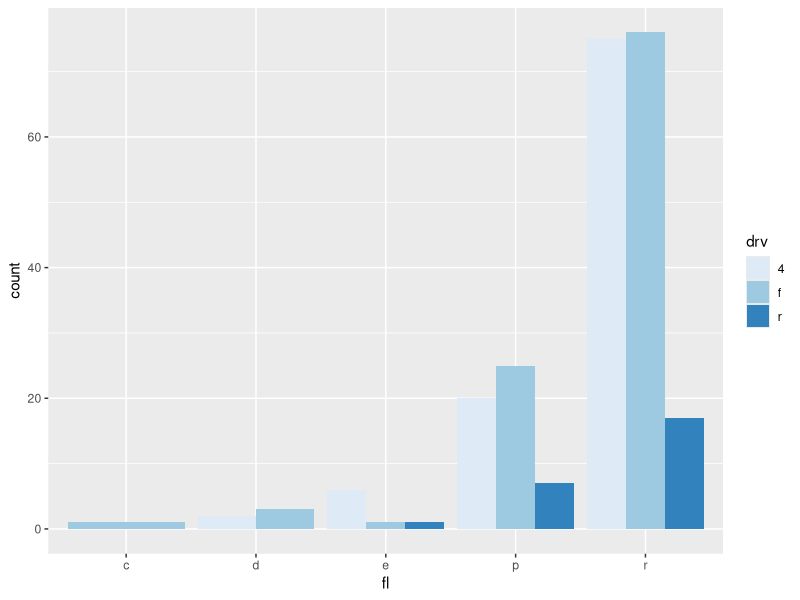
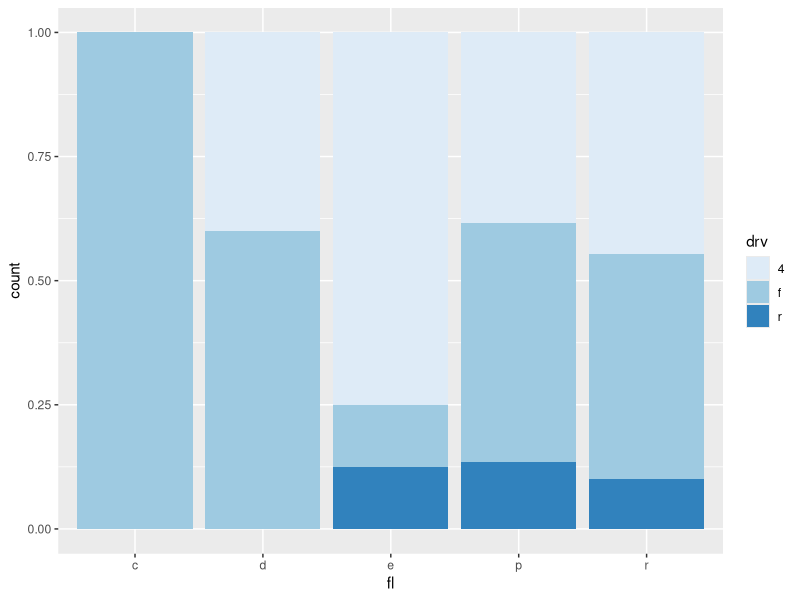
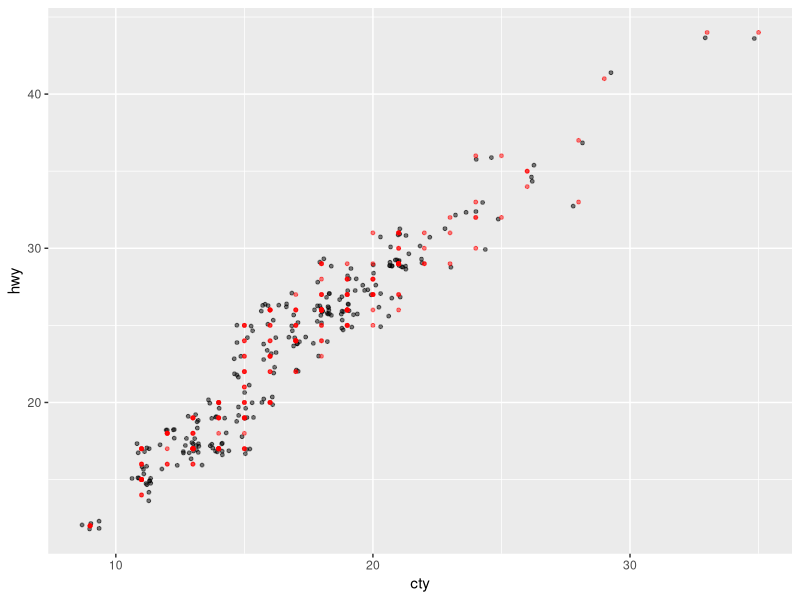
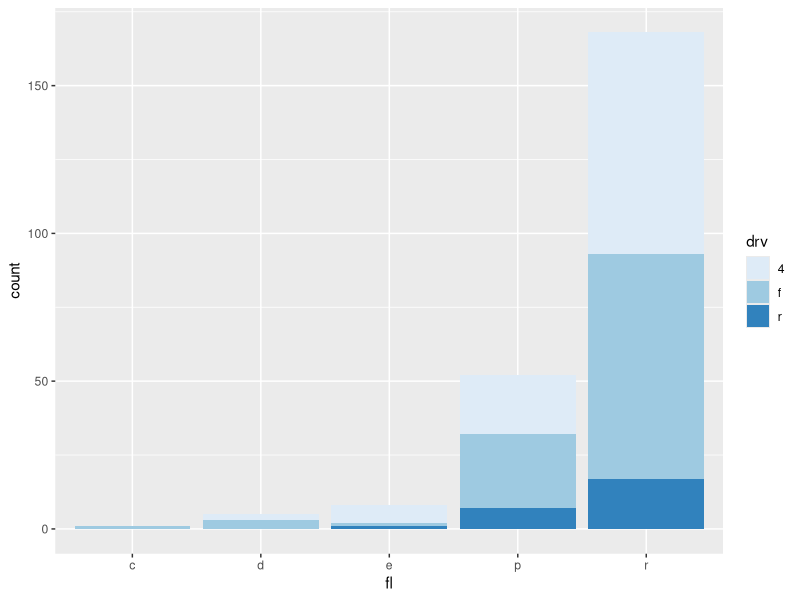
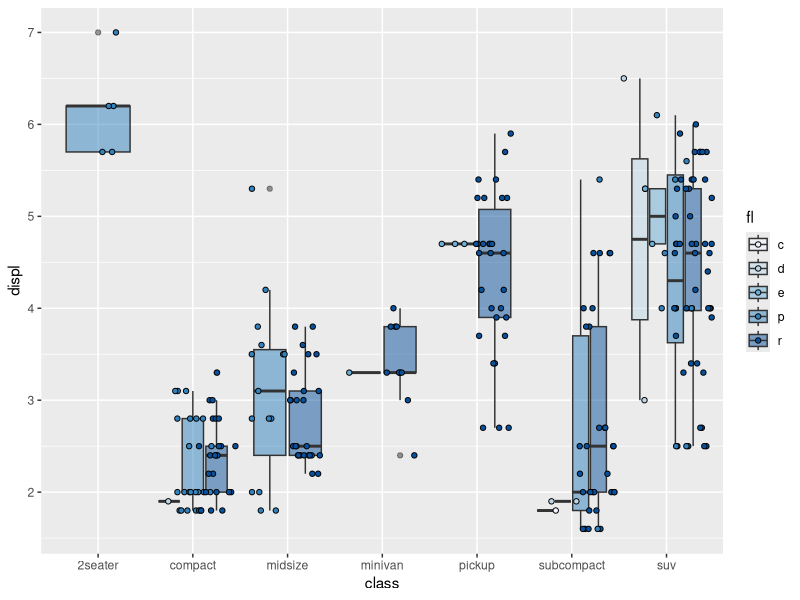

These charts were generated, in order, by the following R code:
## ---- chunk 1
knitr::opts_chunk$set(warning = FALSE, message = FALSE)
knitr::opts_chunk$set(fig.align = "center", fig.width = 6)
library(ggplot2)
library(dplyr)
## ---- chunk 2
ggplot(mpg, aes(fl, fill = drv)) + 
  geom_bar(position = position_dodge()) + 
  scale_fill_brewer(palette = 1)
## ---- chunk 3
ggplot(mpg, aes(fl, fill = drv)) + 
  geom_bar(position = position_fill()) + 
  scale_fill_brewer(palette = 1)
## ---- chunk 4
ggplot(mpg, aes(cty, hwy)) + 
  geom_point(position = position_jitter(), size = 1, alpha = 0.5) + 
  geom_point(color = "red", size = 1, alpha = 0.5)
## ---- chunk 5
ggplot(mpg, aes(fl, fill = drv)) + 
  geom_bar(position = position_stack()) + 
  scale_fill_brewer(palette = 1)
## ---- chunk 6
ggplot(mpg, aes(class, displ, fill = fl)) +
  geom_boxplot(alpha = 0.5) +
  geom_point(pch = 21, position = position_jitterdodge()) +
  scale_fill_brewer(palette = 1)
